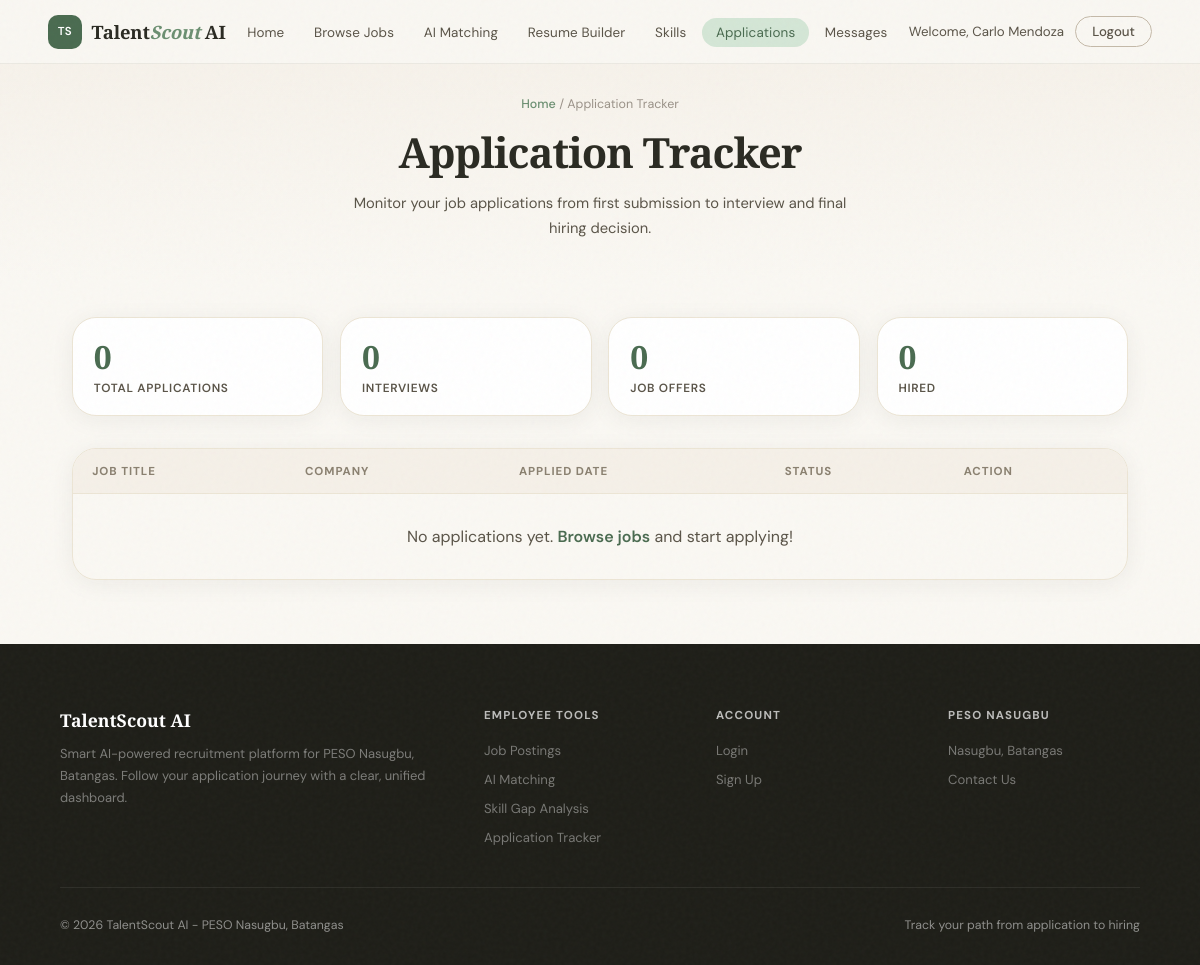
/employees/modules/applicant-tracking/index.php (signed in), run on an earlier commit of the app's database.
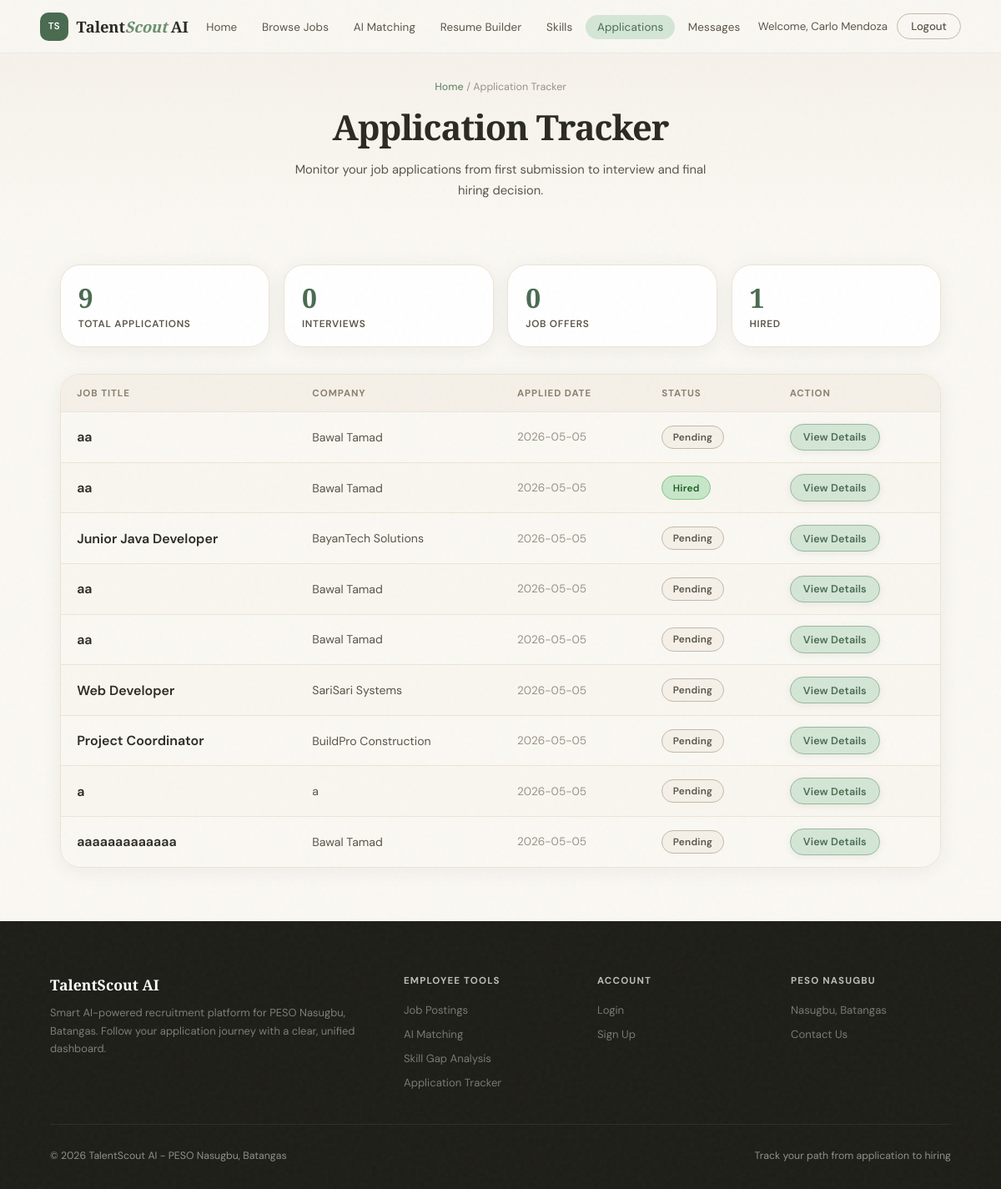
And on a later commit of the database.
### tables this page shows
CREATE TABLE `application` (
  `application_id` int(11) NOT NULL,
  `job_post_id` int(11) DEFAULT NULL,
  `employee_id` int(11) DEFAULT NULL,
  `status` enum('Pending','Interview Scheduled','Offer Received','Rejected') DEFAULT 'Pending',
  `employer_feedback` varchar(255) DEFAULT NULL,
  `application_date` date DEFAULT NULL,
  `hire_status` enum('none','offered','accepted','rejected') DEFAULT 'none',
  `hire_offer_message` text DEFAULT NULL,
  `hire_offer_date` timestamp NULL DEFAULT NULL,
  `hire_response_date` timestamp NULL DEFAULT NULL,
  `is_anonymous` tinyint(1) DEFAULT 0
);

CREATE TABLE `job_post` (
  `job_post_id` int(11) NOT NULL,
  `employer_id` int(11) DEFAULT NULL,
  `title` varchar(255) DEFAULT NULL,
  `description` varchar(255) DEFAULT NULL,
  `salary` varchar(255) NOT NULL,
  `location` varchar(255) DEFAULT NULL,
  `work_type` varchar(50) DEFAULT NULL,
  `application_deadline` date DEFAULT NULL,
  `skills` varchar(255) NOT NULL,
  `experience_level` varchar(255) NOT NULL,
  `job_category` varchar(255) NOT NULL,
  `job_post_created` timestamp NOT NULL DEFAULT current_timestamp() ON UPDATE current_timestamp(),
  `job_status` varchar(20) DEFAULT 'active'
);

CREATE TABLE `employer` (
  `employer_id` int(11) NOT NULL,
  `company_name` varchar(255) DEFAULT NULL,
  `email` varchar(255) DEFAULT NULL,
  `password` varchar(255) DEFAULT NULL,
  `address` varchar(255) DEFAULT NULL,
  `status` varchar(50) DEFAULT NULL
);

### employees/modules/applicant-tracking/index.php (the view, shortened to what this page needs)
<?php
$employee_id = $_SESSION['employee_id'] ?? null;
$conn = getConnection();
$applications = [];
$query = "SELECT
  a.application_id,
  a.job_post_id,
  a.employee_id,
  a.application_date,
  a.status,
  a.hire_status,
  j.title as job_title,
  e.company_name,
  e.employer_id
FROM application a
JOIN job_post j ON a.job_post_id = j.job_post_id
JOIN employer e ON j.employer_id = e.employer_id
WHERE a.employee_id = ?
ORDER BY a.application_date DESC";
$stmt = $conn->prepare($query);
$stmt->bind_param("i", $employee_id);
if (!$stmt->execute()) {
  die("Execute failed: " . $stmt->error);
}
$result = $stmt->get_result();
while ($row = $result->fetch_assoc()) {
  $hireStatus = $row['hire_status'] ?? 'none';
  if ($hireStatus === 'accepted') {
    $row['display_status'] = 'Hired';
  } elseif ($hireStatus === 'rejected') {
    $row['display_status'] = 'Offer Declined';
  } elseif ($hireStatus === 'offered') {
    $row['display_status'] = 'Offer Received';
  } else {
    $row['display_status'] = $row['status'];
  }
  $applications[] = $row;
}
$totalApplications = count($applications);
$hiredCount = count(array_filter($applications, function($app) {
  return ($app['hire_status'] ?? 'none') === 'accepted';
}));
$jobOffers = count(array_filter($applications, function($app) {
  return ($app['hire_status'] ?? 'none') === 'offered';
}));
$interviewsScheduled = count(array_filter($applications, function($app) {
  $hireStatus = $app['hire_status'] ?? 'none';
  return stripos($app['status'], 'interview') !== false && !in_array($hireStatus, ['offered', 'accepted']);
}));
?>
<!doctype html>
<html lang="en">
  <head>
  </head>
  <body>
    <nav class="navbar">
      <a href="../../index.php" class="nav-logo">
        <div class="nav-logo-mark">TS</div>
        <span>Talent<em>Scout</em> AI</span>
      </a>
      <ul class="nav-links">
        <li><a href="../../index.php">Home</a></li>
        <li><a href="../job-postings/index.php">Browse Jobs</a></li>
        <li><a href="../ai-matching/index.php">AI Matching</a></li>
        <li><a href="../resume-builder/index.php">Resume Builder</a></li>
        <li><a href="../skill-gap-analysis/index.php">Skills</a></li>
        <li><a href="./index.php" class="active">Applications</a></li>
        <li><a href="../messages/index.php">Messages</a></li>
      </ul>
      <div class="nav-right">
        <?php if (isset($_SESSION['employee_id'])): ?>
          <span class="nav-user">Welcome, <?php echo htmlspecialchars($_SESSION['employee_name'] ?? 'User'); ?></span>
          <a href="../../logout.php" class="btn-nav-ghost">Logout</a>
        <?php else: ?>
          <a href="../../login.php" class="btn-nav-ghost">Login</a>
          <a href="../../signup.php" class="btn-nav-solid">Get Started →</a>
        <?php endif; ?>
      </div>
    </nav>
    <div class="page-header">
      <div class="page-header-inner">
        <div class="breadcrumb">
          <a href="../../index.php">Home</a> / Application Tracker
        </div>
        <h1 class="reveal">Application Tracker</h1>
        <p class="reveal reveal-delay-1">
          Monitor your job applications from first submission to interview and
          final hiring decision.
        </p>
      </div>
    </div>
    <main class="employee-module-shell">
      <div class="tracker-stats">
        <div class="tracker-stat-card reveal">
          <div class="tracker-stat-number" id="totalAppCount"><?php echo $totalApplications; ?></div>
          <div class="tracker-stat-label">Total Applications</div>
        </div>
        <div class="tracker-stat-card reveal reveal-delay-1">
          <div class="tracker-stat-number" id="interviewCount"><?php echo $interviewsScheduled; ?></div>
          <div class="tracker-stat-label">Interviews</div>
        </div>
        <div class="tracker-stat-card reveal reveal-delay-2">
          <div class="tracker-stat-number" id="offersCount"><?php echo $jobOffers; ?></div>
          <div class="tracker-stat-label">Job Offers</div>
        </div>
        <div class="tracker-stat-card reveal reveal-delay-3">
          <div class="tracker-stat-number" id="hiredCount"><?php echo $hiredCount; ?></div>
          <div class="tracker-stat-label">Hired</div>
        </div>
      </div>
      <div class="tracker-table-wrap reveal reveal-delay-2">
        <table class="tracker-table">
          <thead>
            <tr>
              <th>Job Title</th>
              <th>Company</th>
              <th>Applied Date</th>
              <th>Status</th>
              <th>Action</th>
            </tr>
          </thead>
          <tbody id="applicationsTableBody">
            <?php if (empty($applications)): ?>
              <tr id="emptyStateRow">
                <td colspan="5" style="text-align: center; padding: 2rem; color: var(--warm-mid);">
                  No applications yet. <a href="../job-postings/" style="color: var(--sage-deep); text-decoration: none; font-weight: 600;">Browse jobs</a> and start applying!
                </td>
              </tr>
            <?php else: ?>
              <?php foreach ($applications as $app): ?>
                <?php
                  $displayStatus = $app['display_status'];
                  $hireStatus = $app['hire_status'] ?? 'none';
                  $statusClass = 'status-pending';
                  if ($hireStatus === 'accepted') {
                    $statusClass = 'status-hired';
                  } elseif ($hireStatus === 'rejected') {
                    $statusClass = 'status-rejected';
                  } elseif ($hireStatus === 'offered' || stripos($displayStatus, 'offer') !== false) {
                    $statusClass = 'status-approved';
                  } elseif (stripos($displayStatus, 'interview') !== false) {
                    $statusClass = 'status-interview';
                  } elseif (stripos($displayStatus, 'review') !== false) {
                    $statusClass = 'status-reviewed';
                  } elseif (stripos($displayStatus, 'rejected') !== false || stripos($displayStatus, 'not selected') !== false) {
                    $statusClass = 'status-rejected';
                  }
                  $appliedDate = date('Y-m-d', strtotime($app['application_date']));
                ?>
                <tr data-app-id="<?php echo $app['application_id']; ?>" data-employer-id="<?php echo $app['employer_id']; ?>" data-hire-status="<?php echo $hireStatus; ?>">
                  <td class="tracker-job-title"><?php echo htmlspecialchars($app['job_title']); ?></td>
                  <td class="tracker-company"><?php echo htmlspecialchars($app['company_name']); ?></td>
                  <td><?php echo htmlspecialchars($appliedDate); ?></td>
                  <td>
                    <span class="status-badge <?php echo $statusClass; ?>"><?php echo htmlspecialchars($displayStatus); ?></span>
                  </td>
                  <td><button class="action-btn">View Details</button></td>
                </tr>
              <?php endforeach; ?>
            <?php endif; ?>
          </tbody>
        </table>
      </div>
    </main>
    <footer class="footer">
      <div class="footer-inner">
        <div class="footer-top">
          <div class="footer-brand">
            <h3>TalentScout AI</h3>
            <p>
              Smart AI-powered recruitment platform for PESO Nasugbu, Batangas.
              Follow your application journey with a clear, unified dashboard.
            </p>
          </div>
          <div class="footer-col">
            <h4>Employee Tools</h4>
            <ul>
              <li><a href="../job-postings/">Job Postings</a></li>
              <li><a href="../ai-matching/">AI Matching</a></li>
              <li><a href="../skill-gap-analysis/">Skill Gap Analysis</a></li>
              <li><a href="./">Application Tracker</a></li>
            </ul>
          </div>
          <div class="footer-col">
            <h4>Account</h4>
            <ul>
              <li><a href="../../login.php">Login</a></li>
              <li><a href="../../signup.php">Sign Up</a></li>
            </ul>
          </div>
          <div class="footer-col">
            <h4>PESO Nasugbu</h4>
            <ul>
              <li><a href="#">Nasugbu, Batangas</a></li>
              <li><a href="#">Contact Us</a></li>
            </ul>
          </div>
        </div>
        <div class="footer-bottom">
          <span>© 2026 TalentScout AI - PESO Nasugbu, Batangas</span>
          <span>Track your path from application to hiring</span>
        </div>
      </div>
    </footer>
  </body>
</html>

What changed in the data, as far as the page shows it:
added application: job_post.title "aa", employer.company_name "Bawal Tamad", application_date "2026-05-05", status "Pending"
added application: job_post.title "aa", employer.company_name "Bawal Tamad", application_date "2026-05-05", displayStatus "Hired", hire_status "accepted" (drawn)
added application: job_post.title "Junior Java Developer", employer.company_name "BayanTech Solutions", application_date "2026-05-05", status "Pending"
added application: job_post.title "aa", employer.company_name "Bawal Tamad", application_date "2026-05-05", status "Pending"
added application: job_post.title "aa", employer.company_name "Bawal Tamad", application_date "2026-05-05", status "Pending"
added application: job_post.title "Web Developer", employer.company_name "SariSari Systems", application_date "2026-05-05", status "Pending"
added application: job_post.title "Project Coordinator", employer.company_name "BuildPro Construction", application_date "2026-05-05", status "Pending"
added application: job_post.title "a", employer.company_name "a", application_date "2026-05-05", status "Pending"
added application: job_post.title "aaaaaaaaaaaaa", employer.company_name "Bawal Tamad", application_date "2026-05-05", status "Pending"
Also different on the page:
$totalApplications: "0" → "9"
$hiredCount: "0" → "1"
text no longer shown: "No applications yet. Browse jobs and start applying!"
